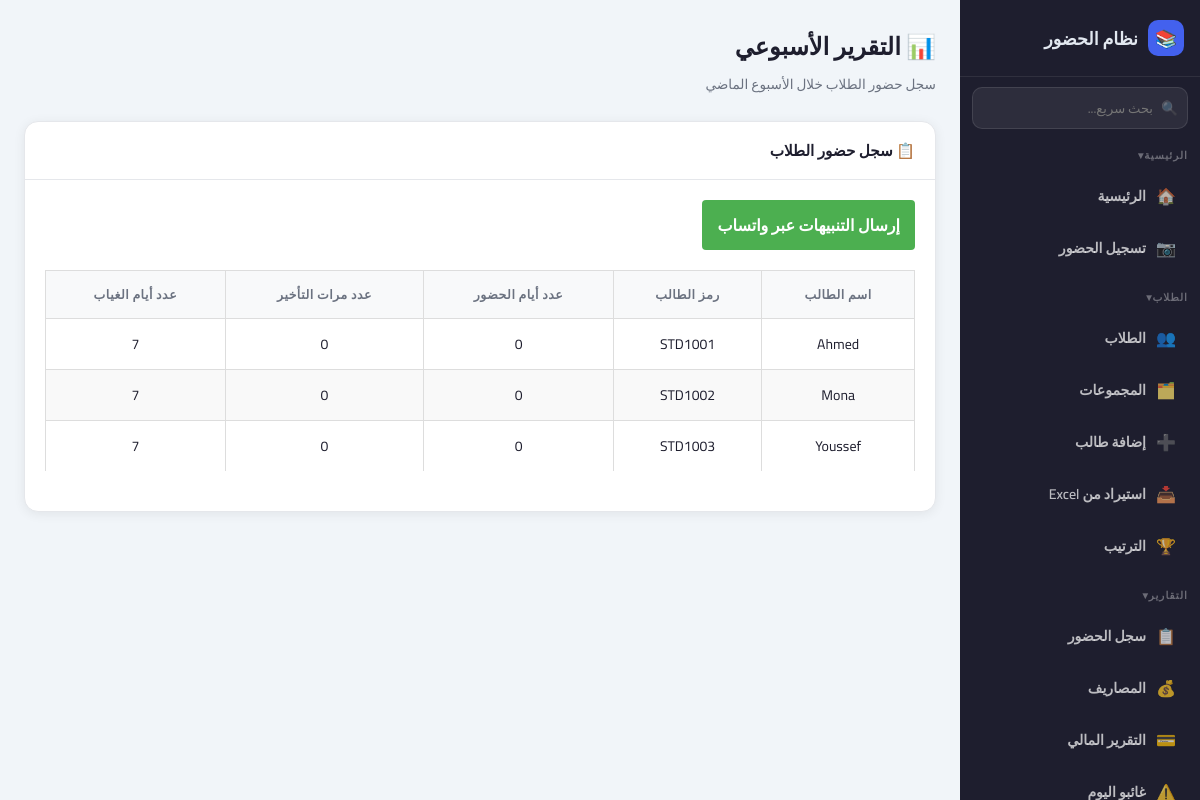
/weekly_report, run on the app's committed database.
### tables this page shows
CREATE TABLE students (
            id INTEGER PRIMARY KEY AUTOINCREMENT,
            name TEXT NOT NULL,
            parent_whatsapp TEXT,
            student_id TEXT NOT NULL UNIQUE
        , session_fee REAL DEFAULT 85, group_id INTEGER, notes TEXT DEFAULT "", sessions_per_week INTEGER DEFAULT 1);

### app.py (the view, shortened to what this page needs)
@app.route('/weekly_report', methods=['GET', 'POST'])
def weekly_report():
    conn = sqlite3.connect('attendance.db')
    c = conn.cursor()
    c.execute('''
        SELECT s.student_id, s.name, s.parent_whatsapp,
        COUNT(a.id) as sessions,
        COALESCE(SUM(CASE WHEN a.status="متأخر" THEN 1 ELSE 0 END),0) as late
        FROM students s
        LEFT JOIN attendance a ON a.student_id=s.student_id
            AND a.date >= date("now","-6 days")
        GROUP BY s.student_id
    ''')
    students_data = c.fetchall()
    conn.close()
    students = []
    for student in students_data:
        student_id, name, phone, sessions, late = student
        absent = 7 - sessions  # تقريبي
        students.append({
            'student_id': student_id,
            'name': name,
            'phone': phone,
            'sessions': sessions,
            'late': late,
            'absent': absent
        })
    return render_template('weekly_report.html', students=students)

### templates/weekly_report.html (shortened to what this page needs)
<!DOCTYPE html>
<html lang="ar" dir="rtl">
<head>
    <link rel="stylesheet" href="{{ url_for('static', filename='style.css') }}">
</head>
<body>
    <div class="app-layout">
        {% include 'sidebar.html' %}
        <main class="main-content">
            <div class="topbar">
                <div class="topbar-title">
                    <h1>📊 التقرير الأسبوعي</h1>
                    <p>سجل حضور الطلاب خلال الأسبوع الماضي</p>
                </div>
            </div>
            <div class="card">
                <div class="card-header">
                    <h2>📋 سجل حضور الطلاب</h2>
                </div>
                <div class="card-body">
                    <form method="POST">
                        <button type="submit" class="btn">إرسال التنبيهات عبر واتساب</button>
                    </form>
                    {% if students %}
                    <table class="report-table">
                        <thead>
                            <tr>
                                <th>اسم الطالب</th>
                                <th>رمز الطالب</th>
                                <th>عدد أيام الحضور</th>
                                <th>عدد مرات التأخير</th>
                                <th>عدد أيام الغياب</th>
                            </tr>
                        </thead>
                        <tbody>
                            {% for student in students %}
                            <tr>
                                <td>{{ student.name }}</td>
                                <td>{{ student.student_id }}</td>
                                <td>{{ student.sessions }}</td>
                                <td>{{ student.late }}</td>
                                <td>{{ student.absent }}</td>
                            </tr>
                            {% endfor %}
                        </tbody>
                    </table>
                    {% else %}
                    <div class="empty-state">
                        <div class="empty-icon">😊</div>
                        <p>لا يوجد بيانات لعرضها</p>
                    </div>
                    {% endif %}
                </div>
            </div>
        </main>
    </div>
</body>
</html>

### static/style.css (style rules this page uses)
:root { --primary: #4361ee; --primary-light: #818cf8; --success: #06d6a0; --danger: #ef233c; --warning: #fb8500; --dark: #1e1e2e; --gray: #6b7280; --border: #e5e7eb; --white: #ffffff; --light: #f8fafc; --sidebar-w: 240px; --card-shadow: 0 2px 12px rgba(0,0,0,0.07); --radius: 14px; --bg: #f1f5f9; --card-bg: #ffffff; --text: #1e1e2e; --topbar-bg: #ffffff; }
*, *::before, *::after { box-sizing: border-box; margin: 0; padding: 0; }
html { font-size: 16px; }
body { font-family: 'Cairo', sans-serif; background: var(--bg); color: var(--text); min-height: 100vh; transition: background 0.3s, color 0.3s; }
.app-layout { display: flex; min-height: 100vh; }
.main-content { margin-right: var(--sidebar-w); padding: 24px; flex: 1; min-width: 0; }
.topbar { display: flex; justify-content: space-between; align-items: flex-start; margin-bottom: 24px; flex-wrap: wrap; gap: 12px; }
.topbar-title h1 { font-size: 1.5rem; font-weight: 900; }
.topbar-title p { font-size: 0.85rem; color: var(--gray); margin-top: 2px; }
.card { background: var(--card-bg); border-radius: var(--radius); box-shadow: var(--card-shadow); border: 1px solid var(--border); overflow: hidden; }
.card-header { padding: 14px 20px; border-bottom: 1px solid var(--border); display: flex; justify-content: space-between; align-items: center; gap: 10px; }
.card-header h2 { font-size: 0.95rem; font-weight: 700; }
.card-body { padding: 20px; }
.btn { display: inline-flex; align-items: center; gap: 6px; padding: 9px 18px; border-radius: 10px; border: none; cursor: pointer; font-family: 'Cairo', sans-serif; font-size: 0.88rem; font-weight: 700; text-decoration: none; transition: all 0.15s; white-space: nowrap; }
table { width: 100%; border-collapse: collapse; }
th, td { padding: 11px 16px; text-align: right; font-size: 0.875rem; border-bottom: 1px solid var(--border); }
th { font-weight: 700; font-size: 0.78rem; color: var(--gray); text-transform: uppercase; letter-spacing: 0.5px; background: var(--light); }
tr:last-child td { border-bottom: none; }
.main-content { animation: fadeSlideIn 0.35s ease-out; }
.card { transition: box-shadow 0.2s, transform 0.2s; }
.btn { transition: all 0.15s; }
tr { transition: background 0.1s; }

### templates/weekly_report.html (style rules this page uses)
.report-table { width: 100%; border-collapse: collapse; margin: 20px 0; }
.report-table th, .report-table td { padding: 12px; text-align: center; border: 1px solid #ddd; }
.report-table th { background-color: #f8f9fa; }
.report-table tr:nth-child(even) { background-color: #f9f9f9; }
.btn { padding: 10px 15px; background-color: #4CAF50; color: white; border: none; border-radius: 4px; cursor: pointer; font-size: 16px; }

### data on the page
students: name "Ahmed", student_id "STD1001", sessions "0", late "0", absent "7"
students: name "Mona", student_id "STD1002", sessions "0", late "0", absent "7"
students: name "Youssef", student_id "STD1003", sessions "0", late "0", absent "7"
